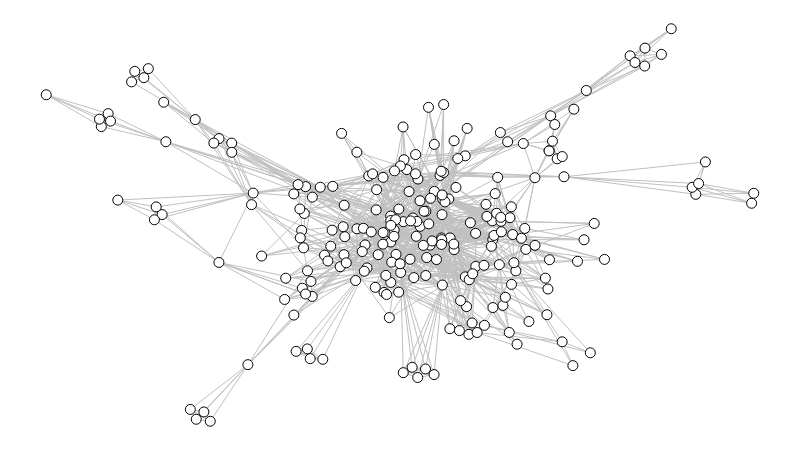

Notebook cell for this chart:
### Code cell
sn.node_size = 10
sn.node_color = (255, 255, 255)

sn.edge_width = 1
sn.edge_color = (192, 192, 192)

sn.node_label_position = 'hover'
g = sn.load_graph('players.gml', has_pos=False)
g = g.to_undirected()
sn.show_graph(g, nlab=True)

### Figure 1 — Plotly figure (JSON) as saved in the notebook; plotly's stock layout.template omitted (floating-point values rounded to 4 significant figures; data arrays with more than 128 entries replaced by an {"elided": "..."} marker saying what was removed)
{"data": [{"hoverinfo": "none", "line": {"color": "rgb(192, 192, 192)", "width": 1}, "mode": "lines", "type": "scatter", "uid": "5571f7e4-f7d4-11e8-aad1-91af9b2891ad", "x": {"elided": "4068 float values"}, "y": {"elided": "4068 float values"}}, {"hoverinfo": "text", "marker": {"color": "rgb(255, 255, 255)", "line": {"color": "rgb(0, 0, 0)", "width": 1}, "size": 10}, "mode": "markers", "text": {"elided": "238 str values"}, "textfont": {"color": "rgb(0, 0, 0)"}, "textposition": "middle center", "type": "scatter", "uid": "5571fdfc-f7d4-11e8-aad1-91af9b2891ad", "x": {"elided": "238 float values"}, "y": {"elided": "238 float values"}}], "layout": {"height": 450, "margin": {"b": 0, "l": 0, "r": 0, "t": 0}, "showlegend": false, "width": 800, "xaxis": {"showgrid": false, "showticklabels": false, "zeroline": false}, "yaxis": {"showgrid": false, "showticklabels": false, "zeroline": false}}}
